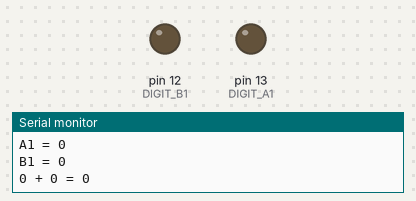
Recording of a sketch running on a simulated Arduino Uno, built with avr-gcc and run on an emulated ATmega328P. Parts: output pins drawn as LEDs (lit = HIGH), the last lines printed to the serial monitor.

Above: at 1.5 s.
At 4.0 s:
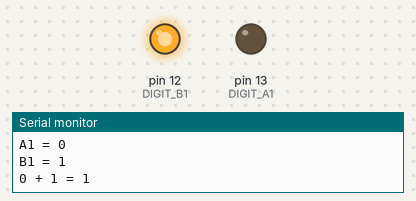
At 6.0 s:
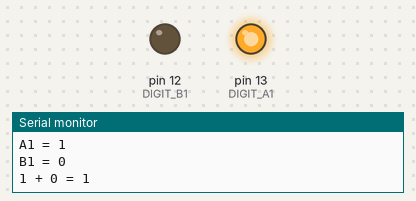
At 8.5 s:
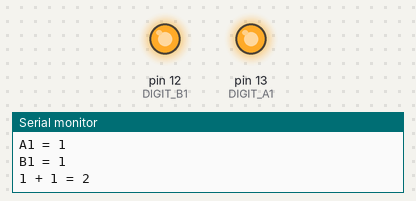
Timing chart, 0 to 11.7 s (numbered marks = the images above):
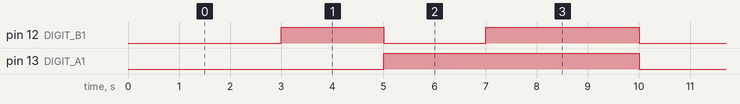

The sketch:

Half-Adder.ino
```cpp
// Created on: Jan 2024
// Created by: Emmanuel.FN
// Created for: This is the code for a 1/2 adder

const int DIGIT_A1 = 13;
const int DIGIT_B1 = 12;

void setup()
{
  // setup serial output
  Serial.begin(9600);
  // set pin mode to output
  pinMode(DIGIT_A1, OUTPUT);
  pinMode(DIGIT_B1, OUTPUT);

  // set all pins to "0)
  digitalWrite(DIGIT_A1, 0); //LOW and HIGH just reference 0 & 1
  digitalWrite(DIGIT_B1, 0);

}

void loop()
{
   // loop over the inputs
  Serial.print("Starting ... \n\n");
  delay(1000); // Wait for 1000 millisecond(s)

  for (int onesA = 0; onesA <= 1; ++onesA) {
    digitalWrite(DIGIT_A1, onesA);
    for (int onesB = 0; onesB <= 1; ++onesB) {
      digitalWrite(DIGIT_B1, onesB);

      Serial.print("A1 = " + String(onesA) + "\n");
      Serial.print("B1 = " + String(onesB) + "\n");
      Serial.print(String(onesA) + " + " + String(onesB) + " = " + String(onesA + onesB) + "\n\n");
      delay(2000); // Wait for 2000 millisecond(s)
    }
  }
}
```

Measured:
- by itself, pin 12 (DIGIT_B1): repeats every 9.0 s: LOW 2.0 s, HIGH 3.0 s, LOW 2.0 s, HIGH 2.0 s
- by itself, pin 13 (DIGIT_A1): alternates HIGH for 5.0 s and LOW for 4.0 s
- by itself, everything shown: repeats every 9.0 s, in 4 steps
